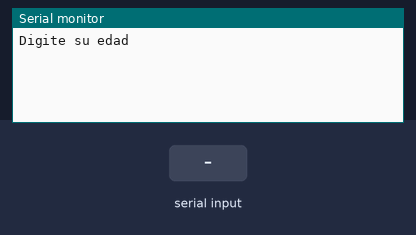
Bench run of a program on a simulated Arduino Uno, built with avr-gcc and run on an emulated ATmega328P. Shown: the last lines printed to the serial monitor. Inputs (shaded band) come from the test bench.

Above: at 0.9 s.
1.0 s: "90,45,200\n" received over Serial
At 1.8 s:
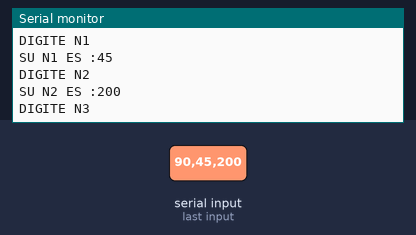
2.5 s: "30,150,10\n" received over Serial
At 4.0 s:
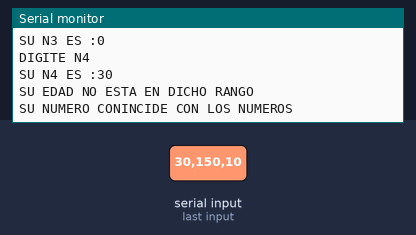
Timing chart, 0 to 5.5 s (numbered marks = the images above; inputs shaded):
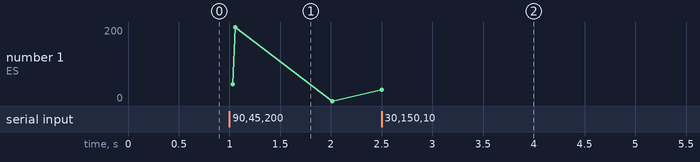

Measured:
- after the input at 1.0 s, the serial monitor: prints a new line at once (image 1)
- after the input at 2.5 s, the serial monitor: prints a new line at once (image 2)
- plotted number 1: 0 → 30 after the input at 2.5 s

The program:

main.cpp
```cpp
#include <Arduino.h>

void setup() {
Serial.begin(9600);
Serial.println();

  Serial.println("Digite su edad");
while (!Serial.available()) {}
int edad = Serial.parseInt();
Serial.println ("SU EDAD ES :"+ String(edad));

Serial.println("DIGITE N1");
while (!Serial.available()) {}
int N1 = Serial.parseInt();
Serial.println ("SU N1 ES :"+ String(N1));

Serial.println("DIGITE N2");
while (!Serial.available()) {}
int N2 = Serial.parseInt();
Serial.println ("SU N2 ES :"+ String(N2));

Serial.println("DIGITE N3");
while (!Serial.available()) {}
int N3 = Serial.parseInt();
Serial.println ("SU N3 ES :"+ String(N3));

Serial.println("DIGITE N4");
while (!Serial.available()) {}
int N4 = Serial.parseInt();
Serial.println ("SU N4 ES :"+ String(N4));


if((edad>=18)&&(edad<=25)) {
 Serial.println("SU EDAD ESTA EN EL RANGO DE 18 A 25");
  }
else {
  Serial.println("SU EDAD NO ESTA EN DICHO RANGO");
  }
if ((N4=N1)&&((N4=N2)&&(N4=N3))){
  Serial.println("ESTE NUMERO NO CONINCIDE CON LOS ANTERIORES");
  }
else{
  Serial.println("SU NUMERO CONINCIDE CON LOS NUMEROS ");
  }
}

void loop() {


}
```
